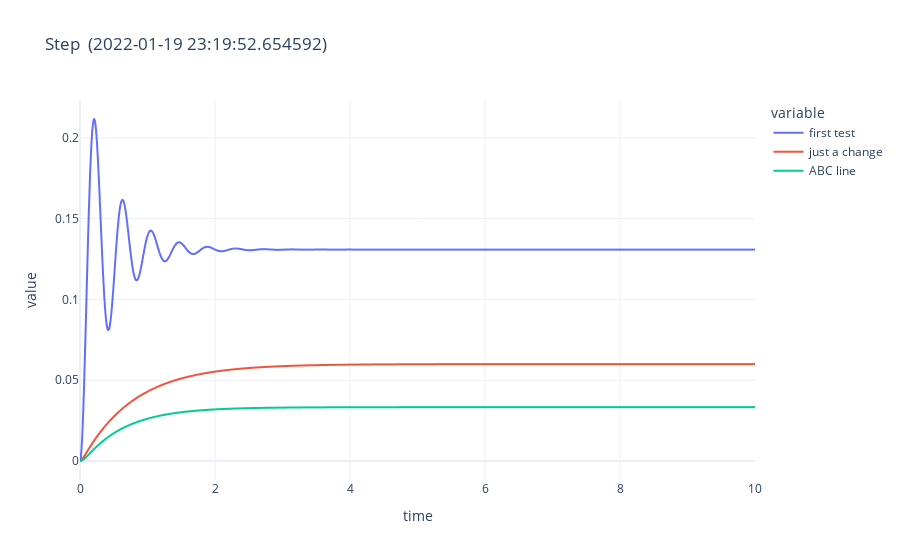

The notebook cell saved with this chart:
### Code cell
d={}    
T = np.linspace(0, 10, 1000)
d["time"]=T
for index, row in df.iterrows():
    a=float(row['a'])
    b=float(row['b'])
    c=float(row['c'])
    key=row['notes']
    lti = signal.lti([a], [1, b, c])
    t, y = signal.step(lti,T=T)
    d[key]=y
    print(row['a'], row['b'], row['c'], row['notes'])

    
    
title_str="Step  ("+str(datetime.datetime.now())+")"

print(title_str)
data=pd.DataFrame(d)
data.set_index('time',inplace=True)



fig = px.line(data,y=list(data.columns),title=title_str)

os.remove("plot.png")              
fig.write_image("plot.png")
fig.show()

### Figure 1 — Plotly figure (JSON) as saved in the notebook; plotly's stock layout.template omitted (floating-point values rounded to 4 significant figures; data arrays with more than 128 entries replaced by an {"elided": "..."} marker saying what was removed)
{"data": [{"hovertemplate": "variable=first test<br>time=%{x}<br>value=%{y}<extra></extra>", "legendgroup": "first test", "line": {"color": "#636efa", "dash": "solid"}, "mode": "lines", "name": "first test", "showlegend": true, "type": "scattergl", "x": {"elided": "1000 float values"}, "xaxis": "x", "y": {"elided": "1000 float values"}, "yaxis": "y"}, {"hovertemplate": "variable=just a change<br>time=%{x}<br>value=%{y}<extra></extra>", "legendgroup": "just a change", "line": {"color": "#EF553B", "dash": "solid"}, "mode": "lines", "name": "just a change", "showlegend": true, "type": "scattergl", "x": {"elided": "1000 float values"}, "xaxis": "x", "y": {"elided": "1000 float values"}, "yaxis": "y"}, {"hovertemplate": "variable=ABC line<br>time=%{x}<br>value=%{y}<extra></extra>", "legendgroup": "ABC line", "line": {"color": "#00cc96", "dash": "solid"}, "mode": "lines", "name": "ABC line", "showlegend": true, "type": "scattergl", "x": {"elided": "1000 float values"}, "xaxis": "x", "y": {"elided": "1000 float values"}, "yaxis": "y"}], "layout": {"autosize": true, "legend": {"title": {"text": "variable"}, "tracegroupgap": 0}, "title": {"text": "Step  (2022-01-19 23:19:52.654592)"}, "xaxis": {"anchor": "y", "autorange": true, "domain": [0, 1], "range": [0, 10], "title": {"text": "time"}, "type": "linear"}, "yaxis": {"anchor": "x", "autorange": true, "domain": [0, 1], "range": [-0.01176, 0.2234], "title": {"text": "value"}, "type": "linear"}}}
